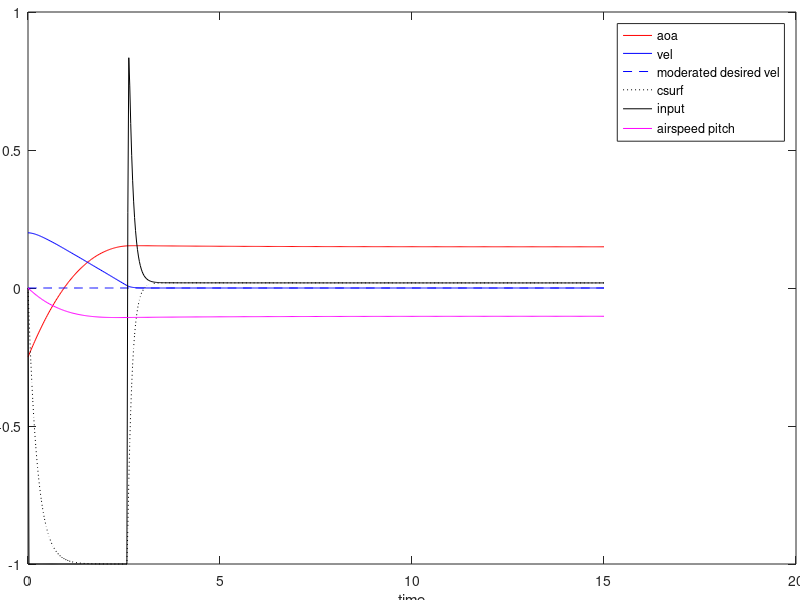

Write MATLAB code to recreate this figure.
%% initialize plane characteristics
moi = 10000.0;
mass = 200.0;
g = 10.0;
gravity = mass * g;
density = 1.0;
airspd = 200.0;
dyn_pressure = density * airspd^2;

% Calculate lift coefficient
horizontal_flight_aoa = 0.15;
% Lift == gravity
% aoa * Cl == gravity
% Cl = gravity / aoa
Cl = gravity / horizontal_flight_aoa;

% set control lag factor
csurf_exp_factor = 0.25;

% linear control torques
sas_torque = 10.0;
engine_torque = 10.0;

% control and aoa aothority
k0 = 0.0;
k1 = -100.0;
k2 = 800.0;

% limits
max_aoa = 0.25;
max_v = 5.0;
max_g = 10.0;

dt = 0.025;
% model evolution law:
% x' = A * x + B * u + C
% x(i+1) = x(i) + (A*x(i) + B*u(i) + C)*dt
A = zeros(3);
B = zeros(3, 1);
C = zeros(3, 1);
%% run simulation
init_aoa = -0.25;
init_ang_vel = 0.2;
init_csurf = 0.0;
init_pitch = 0.0;

x = zeros(3,1);                 % current state-vector, zero it out
x(1) = init_aoa;
x(2) = init_ang_vel;
x(3) = init_csurf;
cur_pitch = init_pitch;         % non-linear pitch angle

% evaluate initial transfer matrixes
A(1,1) = - Cl / mass / airspd;
A(1,2) = 1.0;
A(2,1) = k1 / moi;
A(2,3) = k2 * (1.0 - dt / csurf_exp_factor) / moi;
A(3,3) = -1.0 / csurf_exp_factor;
B(2,1) = (sas_torque + dt / csurf_exp_factor) / moi;
B(3,1) = 1.0 / csurf_exp_factor;
C(1,1) = g * cos(cur_pitch) / airspd;
C(2,1) = k0 / moi;
% save them for MPC
Ai = A;
Bi = B;
Ci = C;

% user meta-variables
u = init_csurf;                     % current input vector
desired_v = 0.0;

simul_time = 15.0;
simul_length = int16(simul_time / dt);

% prepare output vectors
time = linspace(0.0, double(simul_length) * dt, simul_length + 1);
aoa = zeros(1, simul_length + 1);
ang_vel = zeros(1, simul_length + 1);
csurf = zeros(1, simul_length + 1);
input = zeros(1, simul_length + 1);
pitch = zeros(1, simul_length + 1);
desired_ang_v_arr = zeros(1, simul_length + 1);
mpc_predict = zeros(1, simul_length + 1);
mpc_predict(1) = init_ang_vel;

% Get moderation parameters
res_max_aoa = max_aoa;
res_max_v = max_v;
% find balanced state for steady turn on 1.0 input
% it is also a maximum controllable aoa
steady_input_turn_x = max(Ai \ (- Bi .* 1.0 - Ci), Ai \ (Bi .* 1.0 - Ci));
res_max_aoa = min(res_max_aoa, abs(steady_input_turn_x(1)));
res_max_v = min(res_max_v, abs(steady_input_turn_x(2)));
% find angular velocity on steady turn with max_g g-force
steady_g_turn_v = max_g / airspd;
steady_g_turn_aoa = (max_g + g * cos(cur_pitch)) * mass / Cl;
res_max_aoa = min(res_max_aoa, abs(steady_g_turn_aoa));
res_max_v = min(res_max_v, steady_g_turn_v);
% find balanced angular velocity for steady turn on res_max_aoa
steady_aoa_turn_v = (Cl * res_max_aoa / mass - g * cos(cur_pitch)) / airspd;
res_max_v = min(res_max_v, steady_aoa_turn_v);

% Controller gains
Kacc = 8.0;

% let's try naive value of dyn_max_v
dyn_max_v = 0.5 * sqrt(res_max_aoa * (k0 + k1 * res_max_aoa / 2.0 + k2 + sas_torque) / moi);
C(1,1) = 0.0;

mpc_dt = 0.025;
v_eps = 1e-2;
% tune dyn_max_v with relaxation simulation
while false
    % perform simulation
    x_sim = [res_max_aoa; -dyn_max_v; 0.0];     % start on max_aoa with minimum angvel
    u_sim = 0.0;
    under_zero = 0;
    iter_limit = 1000;   % 10 seconds simulation frame
    iter = 0;
    cur_pitch_sim = cur_pitch;
    while true
        aoa(iter+1) = x_sim(1);
        ang_vel(iter+1) = x_sim(2);
        csurf(iter+1) = x_sim(3);
        input(iter+1) = u_sim;
        
        desired_acc = -Kacc * x_sim(2);     % relaxate to v = 0.0
        % get predicted state derivative
        pr_dx = Ai * x_sim + Bi * u_sim + Ci;
        cntrl_auth = Bi(2);     % supposed authority of control
        pr_acc = pr_dx(2);      % predicted acc
        acc_err = desired_acc - pr_acc;
        acc_sat = 1.0;          % how fast we want to converge to desired_acc
        new_u = max(-1.0, min(1.0, u_sim + acc_err / cntrl_auth * acc_sat));
        x_sim = x_sim + (Ai * x_sim + Bi * new_u + Ci) .* mpc_dt;    % predicted x
        % apply control
        u_sim = new_u;

        % nonlinear pitch transfer
        cur_pitch_sim = cur_pitch_sim + (Cl * x_sim(1) / mass - g * cos(cur_pitch_sim)) / airspd * mpc_dt;
        
        % check if we finished
        if abs(x_sim(2)) < v_eps
            under_zero = under_zero + 1;
            if under_zero > 10
                break; 
            end
        end
        
        if abs(x_sim(1)) > res_max_aoa
            break;
        end
        
        iter = iter+1;
        if iter > iter_limit
            break; 
        end
    end
    % decrease dyn_max_v if needed
    if (x_sim(2) > v_eps) || (abs(x_sim(1)) > res_max_aoa)
        dyn_max_v = 0.9 * dyn_max_v;
        if dyn_max_v < 0.01
            break;
        end
    else
        break;
    end
end

aoa(1) = init_aoa;
ang_vel(1) = init_ang_vel;
csurf(1) = init_csurf;
input(1) = u;
desired_ang_v_arr(1) = desired_v;

% Acc control section
dx_bias = zeros(3,1);
first_cycle = true;

% bias of moder error
%k0 = k0 + 0.01;
%k1 = k1 - 100.0;
%k2 = k2 - 200.0;

% do simulate
for frame = 2:simul_length+1
    % noise
    k0_noise = 0.0 * (rand(1) - 0.5) * 0.005;
    k1_noise = 0.0 * (rand(1) - 0.5) * 10.0;
    k2_noise = 0.0 * (rand(1) - 0.5) * 20.0;
    Cl_moise = 0.0 * (rand(1) - 0.5) * 200.0;
    % update transfer matrixes
    A(1,1) = - (Cl + Cl_moise) / mass / airspd;
    A(1,2) = 1.0;
    A(2,1) = (k1 + k1_noise) / moi;
    A(2,3) = (k2 + k2_noise) * (1.0 - dt / csurf_exp_factor) / moi;
    A(3,3) = -1.0 / csurf_exp_factor;
    B(2,1) = (sas_torque + (k2 + k2_noise) * dt / csurf_exp_factor) / moi;
    B(3,1) = 1.0 / csurf_exp_factor;
    C(1,1) = g * cos(cur_pitch) / airspd;
    C(2,1) = (k0 + k0_noise) / moi;
    
    if double(frame) * dt > 7.0
        desired_v = 0.0;
    end
    
    % ANGULAR VEL Controller
    
    % update moderation values
    res_max_aoa = max_aoa;
    res_max_v = max_v;
    res_max_aoa = min(res_max_aoa, abs(steady_input_turn_x(1)));
    res_max_v = min(res_max_v, abs(steady_input_turn_x(2)));
    % find angular velocity on steady turn with max_g g-force
    steady_g_turn_aoa = max_g * mass / Cl;
    res_max_aoa = min(res_max_aoa, abs(steady_g_turn_aoa));
    res_max_v = min(res_max_v, steady_g_turn_v);
    % find balanced angular velocity for steady turn on res_max_aoa
    steady_aoa_turn_v = (Cl * res_max_aoa / mass - g * cos(cur_pitch)) / airspd;
    res_max_v = min(res_max_v, steady_aoa_turn_v);
    
    % linear scaling of v limit
    if desired_v - x(1) >= 0.0
        scaled_aoa = (res_max_aoa - x(1)) / (2.0 * res_max_aoa);
        dyn_desired_v = min(dyn_max_v, desired_v);
        scaled_restrained_v = min(dyn_desired_v,...
            dyn_desired_v * scaled_aoa + res_max_v * (1.0 - scaled_aoa));
    else
        scaled_aoa = (x(1) + res_max_aoa) / (2.0 * res_max_aoa);
        dyn_desired_v = max(-dyn_max_v, desired_v);
        scaled_restrained_v = max(dyn_desired_v,...
            dyn_desired_v * scaled_aoa - res_max_v * (1.0 - scaled_aoa));
    end    
    v_error = x(2) - scaled_restrained_v;
    %Kacc = sqrt(abs(B(2, 1) / v_error));
    desired_acc = -Kacc * v_error;
    
    % ANGULAR ACC Controller
    
    % analyze errors in model
    if ~first_cycle
        dx_bias = dx - pr_x;   % how big was x' prediction error
    end
    first_cycle = false;
    % get predicted state derivative
    pr_dx = A * x + B * u + Ci;
    cntrl_auth = B(2);     % supposed authority of control
    pr_acc = pr_dx(2);      % predicted acc
    acc_err = desired_acc - pr_acc;
    acc_sat = 1.0;          % how fast we want to converge to desired_acc
    new_u = max(-1.0, min(1.0, u + acc_err / cntrl_auth * acc_sat));
    delta_u = new_u - u;
    pr_x = x + (A * x + B * new_u + C) .* dt;    % predicted x
    pr_dx = pr_dx + delta_u * cntrl_auth;
    % apply control
    u = new_u;
    
    % do calculations
    dx = (A * x + B * u + C) .* dt;
    x = x + dx;
    % nonlinear pitch transfer
    cur_pitch = cur_pitch + (Cl * x(1) / mass - g * cos(cur_pitch)) / airspd * dt;
    
    % write to outputs
    aoa(frame) = x(1);
    ang_vel(frame) = x(2);
    csurf(frame) = x(3);
    input(frame) = u;
    pitch(frame) = cur_pitch;
    desired_ang_v_arr(frame) = scaled_restrained_v;
end

%% plot outputs
scrsz = get(0,'ScreenSize');
figure('Name','Pitch simulation',...
    'Position',[100 50 scrsz(3)*0.9 scrsz(4)*0.8])
plot(time, aoa, 'r');
hold on
plot(time, ang_vel, 'b');
plot(time, desired_ang_v_arr, 'b--');
plot(time, csurf, 'k:');
plot(time, input, 'k');
plot(time, pitch, 'm');
hold off;
xlabel('time')
legend('aoa', 'vel', 'moderated desired vel', 'csurf', 'input', 'airspeed pitch');
h = gca;
set(h, 'Position', [0.035 0.06 0.96 0.92]);